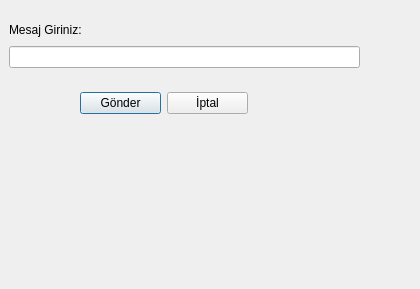
<?xml version="1.0" encoding="UTF-8"?>
<ui version="4.0">
 <class>Dialog</class>
 <widget class="QDialog" name="Dialog">
  <property name="geometry">
   <rect>
    <x>0</x>
    <y>0</y>
    <width>420</width>
    <height>289</height>
   </rect>
  </property>
  <property name="windowTitle">
   <string>Dialog</string>
  </property>
  <widget class="QWidget" name="">
   <property name="geometry">
    <rect>
     <x>9</x>
     <y>20</y>
     <width>351</width>
     <height>48</height>
    </rect>
   </property>
   <layout class="QVBoxLayout" name="verticalLayout">
    <item>
     <widget class="QLabel" name="label">
      <property name="text">
       <string>Mesaj Giriniz:</string>
      </property>
     </widget>
    </item>
    <item>
     <widget class="QLineEdit" name="txtInputText"/>
    </item>
   </layout>
  </widget>
  <widget class="QWidget" name="">
   <property name="geometry">
    <rect>
     <x>80</x>
     <y>90</y>
     <width>168</width>
     <height>27</height>
    </rect>
   </property>
   <layout class="QHBoxLayout" name="horizontalLayout">
    <item>
     <widget class="QPushButton" name="btnSend">
      <property name="text">
       <string>Gönder</string>
      </property>
     </widget>
    </item>
    <item>
     <widget class="QPushButton" name="btnCancel">
      <property name="text">
       <string>İptal</string>
      </property>
     </widget>
    </item>
   </layout>
  </widget>
 </widget>
 <resources/>
 <connections>
  <connection>
   <sender>btnCancel</sender>
   <signal>clicked()</signal>
   <receiver>Dialog</receiver>
   <slot>reject()</slot>
   <hints>
    <hint type="sourcelabel">
     <x>216</x>
     <y>104</y>
    </hint>
    <hint type="destinationlabel">
     <x>162</x>
     <y>285</y>
    </hint>
   </hints>
  </connection>
 </connections>
</ui>
